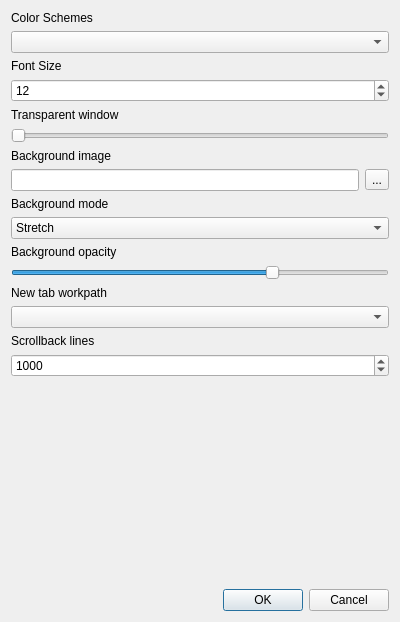
<?xml version="1.0" encoding="UTF-8"?>
<ui version="4.0">
 <class>GlobalOptions</class>
 <widget class="QDialog" name="GlobalOptions">
  <property name="geometry">
   <rect>
    <x>0</x>
    <y>0</y>
    <width>400</width>
    <height>622</height>
   </rect>
  </property>
  <property name="windowTitle">
   <string>GlobalOptions</string>
  </property>
  <layout class="QVBoxLayout" name="verticalLayout">
   <item>
    <widget class="QLabel" name="label">
     <property name="text">
      <string>Color Schemes</string>
     </property>
    </widget>
   </item>
   <item>
    <widget class="QComboBox" name="comBoxColorSchemes"/>
   </item>
   <item>
    <widget class="QLabel" name="label_2">
     <property name="text">
      <string>Font Size</string>
     </property>
    </widget>
   </item>
   <item>
    <widget class="QSpinBox" name="spinBoxFontSize">
     <property name="minimum">
      <number>3</number>
     </property>
     <property name="singleStep">
      <number>3</number>
     </property>
     <property name="value">
      <number>12</number>
     </property>
    </widget>
   </item>
   <item>
    <widget class="QLabel" name="label_3">
     <property name="text">
      <string>Transparent window</string>
     </property>
    </widget>
   </item>
   <item>
    <widget class="QSlider" name="horizontalSliderTransparent">
     <property name="maximum">
      <number>100</number>
     </property>
     <property name="orientation">
      <enum>Qt::Horizontal</enum>
     </property>
    </widget>
   </item>
   <item>
    <widget class="QLabel" name="label_4">
     <property name="text">
      <string>Background image</string>
     </property>
    </widget>
   </item>
   <item>
    <layout class="QHBoxLayout" name="horizontalLayout">
     <item>
      <widget class="QLineEdit" name="lineEditBackgroundImage"/>
     </item>
     <item>
      <widget class="QToolButton" name="toolButtonBackgroundImage">
       <property name="text">
        <string notr="true">...</string>
       </property>
      </widget>
     </item>
    </layout>
   </item>
   <item>
    <widget class="QLabel" name="label_5">
     <property name="text">
      <string>Background mode</string>
     </property>
    </widget>
   </item>
   <item>
    <widget class="QComboBox" name="comboBoxBackgroundMode">
     <property name="currentText">
      <string>Stretch</string>
     </property>
     <property name="currentIndex">
      <number>1</number>
     </property>
     <item>
      <property name="text">
       <string>None</string>
      </property>
     </item>
     <item>
      <property name="text">
       <string>Stretch</string>
      </property>
     </item>
     <item>
      <property name="text">
       <string>Zoom</string>
      </property>
     </item>
     <item>
      <property name="text">
       <string>Fit</string>
      </property>
     </item>
     <item>
      <property name="text">
       <string>Center</string>
      </property>
     </item>
     <item>
      <property name="text">
       <string>Tile</string>
      </property>
     </item>
    </widget>
   </item>
   <item>
    <widget class="QLabel" name="label_6">
     <property name="text">
      <string>Background opacity</string>
     </property>
    </widget>
   </item>
   <item>
    <widget class="QSlider" name="horizontalSliderBackgroundImageOpacity">
     <property name="maximum">
      <number>100</number>
     </property>
     <property name="value">
      <number>70</number>
     </property>
     <property name="orientation">
      <enum>Qt::Horizontal</enum>
     </property>
    </widget>
   </item>
   <item>
    <widget class="QLabel" name="label_7">
     <property name="text">
      <string>New tab workpath</string>
     </property>
    </widget>
   </item>
   <item>
    <widget class="QComboBox" name="comboBoxNewTabWorkPath"/>
   </item>
   <item>
    <widget class="QLabel" name="label_8">
     <property name="text">
      <string>Scrollback lines</string>
     </property>
    </widget>
   </item>
   <item>
    <widget class="QSpinBox" name="spinBoxScrollbackLines">
     <property name="maximum">
      <number>10000</number>
     </property>
     <property name="value">
      <number>1000</number>
     </property>
    </widget>
   </item>
   <item>
    <spacer name="verticalSpacer">
     <property name="orientation">
      <enum>Qt::Vertical</enum>
     </property>
     <property name="sizeHint" stdset="0">
      <size>
       <width>20</width>
       <height>40</height>
      </size>
     </property>
    </spacer>
   </item>
   <item>
    <widget class="QDialogButtonBox" name="buttonBox">
     <property name="orientation">
      <enum>Qt::Horizontal</enum>
     </property>
     <property name="standardButtons">
      <set>QDialogButtonBox::Cancel|QDialogButtonBox::Ok</set>
     </property>
    </widget>
   </item>
  </layout>
 </widget>
 <resources/>
 <connections>
  <connection>
   <sender>buttonBox</sender>
   <signal>accepted()</signal>
   <receiver>GlobalOptions</receiver>
   <slot>accept()</slot>
   <hints>
    <hint type="sourcelabel">
     <x>248</x>
     <y>254</y>
    </hint>
    <hint type="destinationlabel">
     <x>157</x>
     <y>274</y>
    </hint>
   </hints>
  </connection>
  <connection>
   <sender>buttonBox</sender>
   <signal>rejected()</signal>
   <receiver>GlobalOptions</receiver>
   <slot>reject()</slot>
   <hints>
    <hint type="sourcelabel">
     <x>316</x>
     <y>260</y>
    </hint>
    <hint type="destinationlabel">
     <x>286</x>
     <y>274</y>
    </hint>
   </hints>
  </connection>
 </connections>
</ui>
